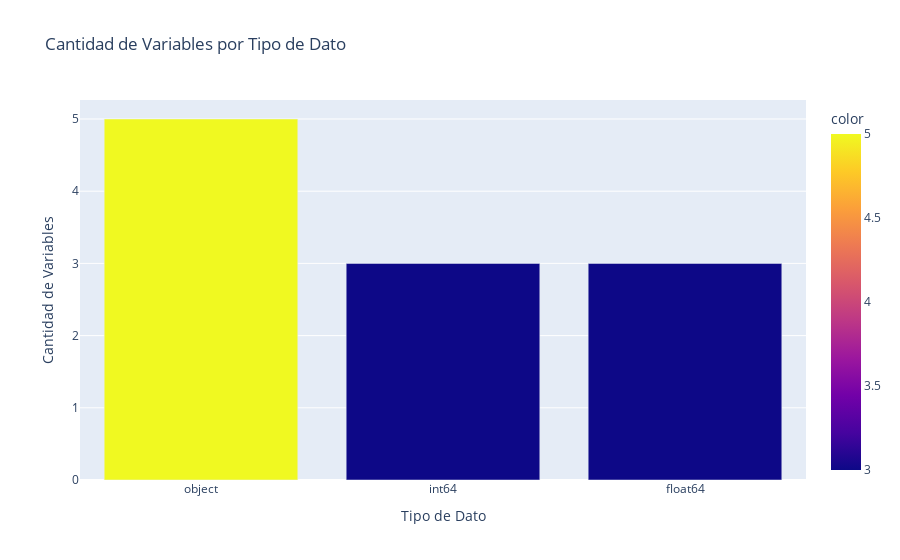

The cell this chart's notebook holds for it:
### Code cell
data_types = df.dtypes.value_counts()
fig_dtypes = px.bar(
    x=data_types.index.astype(str), 
    y=data_types.values, color = data_types.values,
    labels={'y':'Cantidad de Variables', 'x':'Tipo de Dato'},
    title='Cantidad de Variables por Tipo de Dato'
)
fig_dtypes.show()

### Figure 1 — Plotly figure (JSON) as saved in the notebook; plotly's stock layout.template omitted (floating-point values rounded to 4 significant figures)
{"data": [{"alignmentgroup": "True", "hovertemplate": "Tipo de Dato=%{x}<br>Cantidad de Variables=%{y}<br>color=%{marker.color}<extra></extra>", "legendgroup": "", "marker": {"color": [5, 3, 3], "coloraxis": "coloraxis", "pattern": {"shape": ""}}, "name": "", "offsetgroup": "", "orientation": "v", "showlegend": false, "textposition": "auto", "type": "bar", "x": ["object", "int64", "float64"], "xaxis": "x", "y": [5, 3, 3], "yaxis": "y"}], "layout": {"barmode": "relative", "coloraxis": {"colorbar": {"title": {"text": "color"}}, "colorscale": [[0, "#0d0887"], [0.1111, "#46039f"], [0.2222, "#7201a8"], [0.3333, "#9c179e"], [0.4444, "#bd3786"], [0.5556, "#d8576b"], [0.6667, "#ed7953"], [0.7778, "#fb9f3a"], [0.8889, "#fdca26"], [1, "#f0f921"]]}, "legend": {"tracegroupgap": 0}, "title": {"text": "Cantidad de Variables por Tipo de Dato"}, "xaxis": {"anchor": "y", "domain": [0, 1], "title": {"text": "Tipo de Dato"}}, "yaxis": {"anchor": "x", "domain": [0, 1], "title": {"text": "Cantidad de Variables"}}}}
